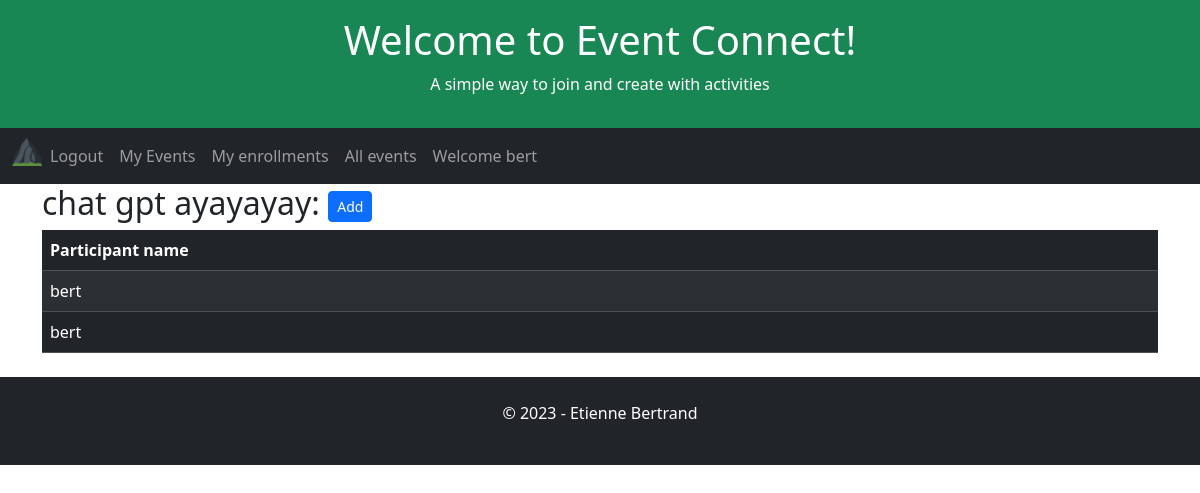
Page /event-enrollment/31 (signed in) on the earlier database version.
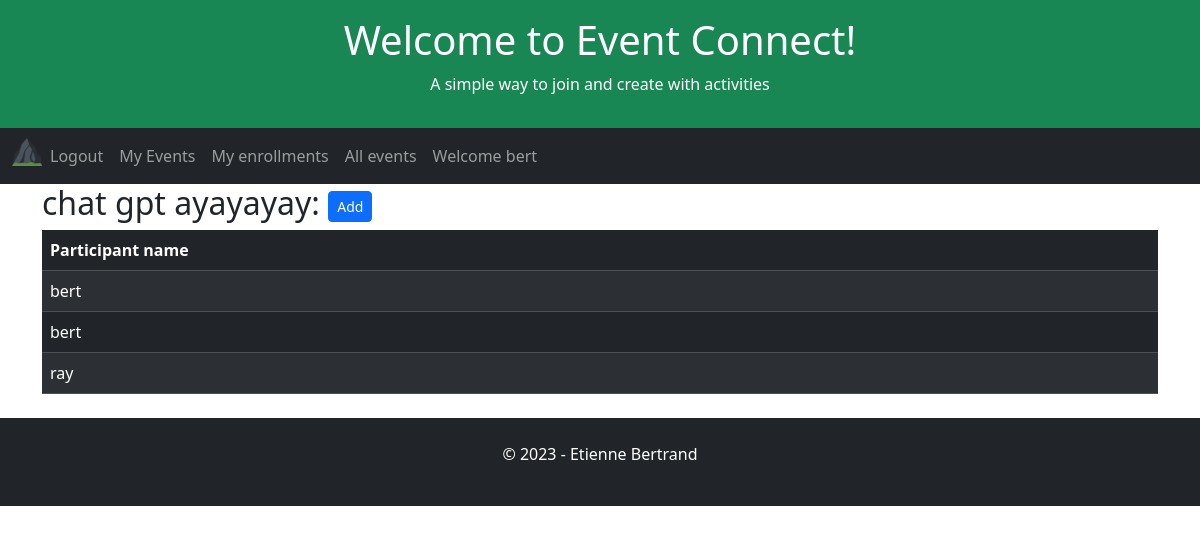
Same page on the later database version.
### app/models.py (models this page shows, shortened)
class Enrollment(db.Model):
    id = db.Column(db.Integer, primary_key=True)
    user_id = db.Column(db.Integer, db.ForeignKey('user.id', name='fk_enrollment_user'), nullable=False)
    event_id = db.Column(db.Integer, db.ForeignKey('event.id', name='fk_enrollment_event'), nullable=False)
    date = db.Column(db.DateTime, index=True, default=datetime.utcnow)

class User(UserMixin, db.Model):
    id = db.Column(db.Integer, primary_key=True)
    username = db.Column(db.String(64), index=True, unique=True)
    email = db.Column(db.String(120), index=True, unique=True)
    password_hash = db.Column(db.String(128))

### app/routes.py (the view)
@app.route('/event-enrollment', methods=['GET'])
@app.route('/event-enrollment/<event_id>', methods=['GET'])
@login_required
def eventEnrollments(event_id=0):
    global appName, appSlogan, appTitle, db
    eventEnrollments = db.session.query(
        Enrollment.id,
        Event.title,
        Event.date,
        User.username.label('enroller'),
    ).outerjoin(User, User.id == Enrollment.user_id
    ).outerjoin(Event, Enrollment.event_id == Event.id
    ).filter(Event.id == event_id
    ).all()
    eventTitle = eventEnrollments[0].title
    return render_template(
        'event-enrollments.html',
        appName=appName,
        appTitle=appTitle,
        appSlogan=appSlogan,
        eventTitle=eventTitle,
        eventEnrollments=eventEnrollments,
        )

### app/models.py (called while the page is built)
@login.user_loader
def load_user(id):
    return User.query.get(int(id))

### app/templates/event-enrollments.html
{% extends "home.html" %}
{% block content %}
    <h2>{{ eventTitle }}: <button type="button" class="btn btn-primary btn-sm">Add</button></h2>
        <table class="table table-dark table-hover table-striped table-responsive-sm">
            <thead>
            <tr>
                <th>Participant name</th>
            </tr>
            </thead>
            <tbody>
                {% for enrollment in eventEnrollments %}
                    <tr>
                        <td>{{ enrollment.enroller }}</td>
                    </tr>
                {% endfor %}
            </tbody>
        </table>
{% endblock %}

Differences in the rows shown:
added Enrollment: enroller "ray"
